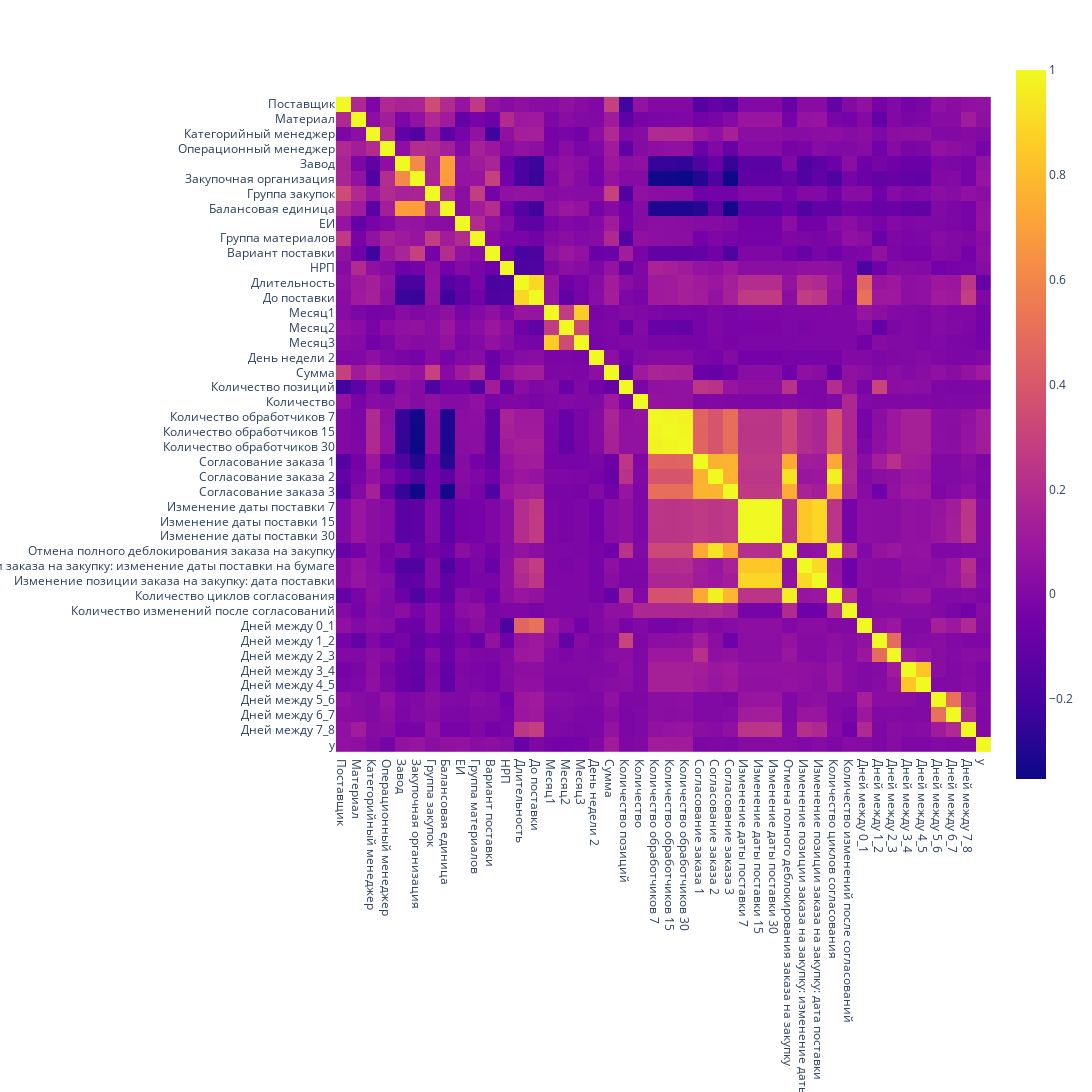

The notebook cell this image was saved under:
### Markdown cell above
Для первичной оценки признаков, мы можем построить матрицу корреляции. Это даст первичное представление о важности признаков, однако опираться лишь на матрицу корреляции нельзя, посколько она не учитывает возможные сильные взаимосвязи между целевым классом и комбинацией каких-то признаков.

### Code cell
# Строим матрицу корреляции
fig = px.imshow(train_df.corr(), width=1500, height=1200)
fig.show()

### Figure 1 — Plotly figure (JSON) as saved in the notebook; plotly's stock layout.template omitted (floating-point values rounded to 4 significant figures; data arrays with more than 128 entries replaced by an {"elided": "..."} marker saying what was removed)
{"data": [{"coloraxis": "coloraxis", "hovertemplate": "x: %{x}<br>y: %{y}<br>color: %{z}<extra></extra>", "name": "0", "type": "heatmap", "x": ["Поставщик", "Материал", "Категорийный менеджер", "Операционный менеджер", "Завод", "Закупочная организация", "Группа закупок", "Балансовая единица", "ЕИ", "Группа материалов", "Вариант поставки", "НРП", "Длительность", "До поставки", "Месяц1", "Месяц2", "Месяц3", "День недели 2", "Сумма", "Количество позиций", "Количество", "Количество обработчиков 7", "Количество обработчиков 15", "Количество обработчиков 30", "Согласование заказа 1", "Согласование заказа 2", "Согласование заказа 3", "Изменение даты поставки 7", "Изменение даты поставки 15", "Изменение даты поставки 30", "Отмена полного деблокирования заказа на закупку", "Изменение позиции заказа на закупку: изменение даты поставки на бумаге", "Изменение позиции заказа на закупку: дата поставки", "Количество циклов согласования", "Количество изменений после согласований", "Дней между 0_1", "Дней между 1_2", "Дней между 2_3", "Дней между 3_4", "Дней между 4_5", "Дней между 5_6", "Дней между 6_7", "Дней между 7_8", "y"], "xaxis": "x", "y": ["Поставщик", "Материал", "Категорийный менеджер", "Операционный менеджер", "Завод", "Закупочная организация", "Группа закупок", "Балансовая единица", "ЕИ", "Группа материалов", "Вариант поставки", "НРП", "Длительность", "До поставки", "Месяц1", "Месяц2", "Месяц3", "День недели 2", "Сумма", "Количество позиций", "Количество", "Количество обработчиков 7", "Количество обработчиков 15", "Количество обработчиков 30", "Согласование заказа 1", "Согласование заказа 2", "Согласование заказа 3", "Изменение даты поставки 7", "Изменение даты поставки 15", "Изменение даты поставки 30", "Отмена полного деблокирования заказа на закупку", "Изменение позиции заказа на закупку: изменение даты поставки на бумаге", "Изменение позиции заказа на закупку: дата поставки", "Количество циклов согласования", "Количество изменений после согласований", "Дней между 0_1", "Дней между 1_2", "Дней между 2_3", "Дней между 3_4", "Дней между 4_5", "Дней между 5_6", "Дней между 6_7", "Дней между 7_8", "y"], "yaxis": "y", "z": {"elided": "44x44 float values"}}], "layout": {"coloraxis": {"colorscale": [[0, "#0d0887"], [0.1111, "#46039f"], [0.2222, "#7201a8"], [0.3333, "#9c179e"], [0.4444, "#bd3786"], [0.5556, "#d8576b"], [0.6667, "#ed7953"], [0.7778, "#fb9f3a"], [0.8889, "#fdca26"], [1, "#f0f921"]]}, "height": 1200, "margin": {"t": 60}, "width": 1500, "xaxis": {"anchor": "y", "constrain": "domain", "domain": [0, 1], "scaleanchor": "y"}, "yaxis": {"anchor": "x", "autorange": "reversed", "constrain": "domain", "domain": [0, 1]}}}
